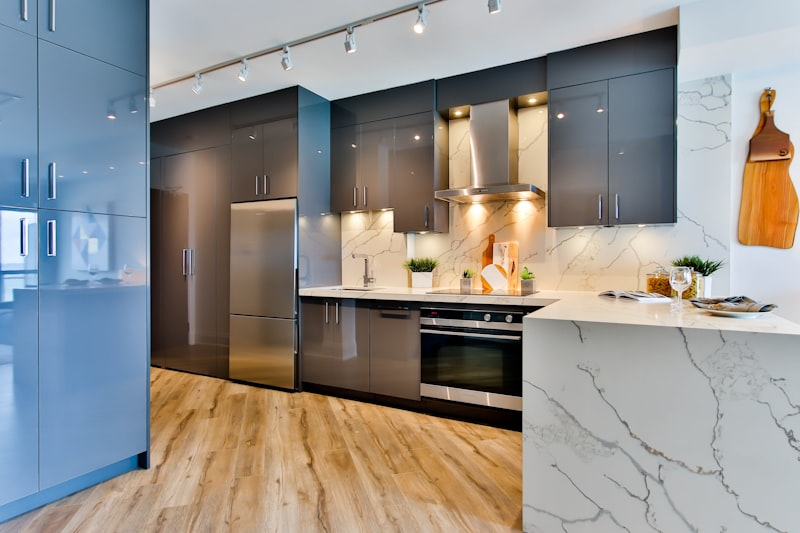
#> input picture scratch/unsplash_clay_test/clay_mod_1.jpg, 800 x 533 px, found by its file name
$ python save_clean_clay_mod.py
#> lines starting #> are read from the running program, lines starting #| are printed output that depends on the picture
from PIL import Image, ImageEnhance
import os

im = Image.open('scratch/unsplash_clay_test/clay_mod_1.jpg').convert('RGB')
#> im is the input picture: PIL image 800x533 RGB; mean R, G, B 148.1, 144.8, 140.6
w, h = im.size
#> w = 800; h = 533
target_ratio = 4/3
if w / h > target_ratio:
    new_w = int(h * target_ratio)
#> new_w = 710
    offset = (w - new_w) // 2
#> offset = 45
    im = im.crop((offset, 0, offset + new_w, h))
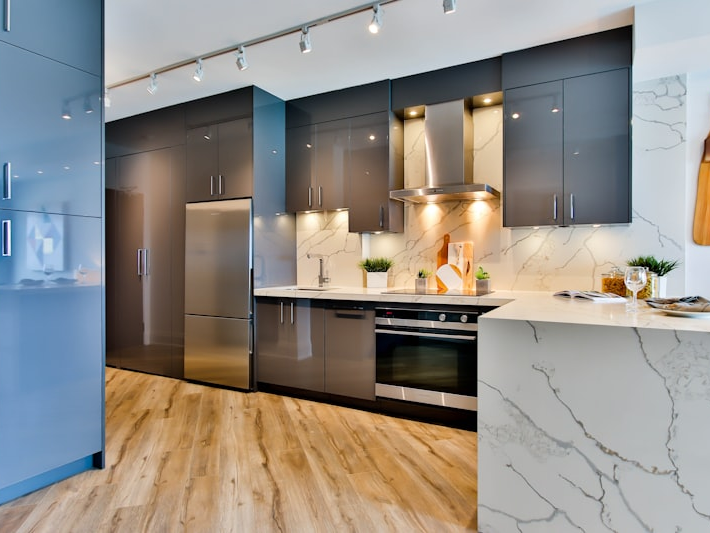
#> im: PIL image 710x533 RGB; mean R, G, B 147, 141.7, 135.4
else:
    new_h = int(w / target_ratio)
    offset = (h - new_h) // 2
    im = im.crop((0, offset, w, offset + new_h))

im = im.resize((800, 600), Image.LANCZOS)
#> im: PIL image 800x600 RGB
dest = 'images/product-modeling-clay-pack.jpg'
im.save(dest, 'JPEG', quality=95)
print(f"Saved {dest}: {im.size} ({os.path.getsize(dest)} bytes)")
#| Saved images/product-modeling-clay-pack.jpg: (800, 600) (125494 bytes)

$ run again, with scratch/unsplash_clay_test/art_materials.jpg copied over scratch/unsplash_clay_test/clay_mod_1.jpg
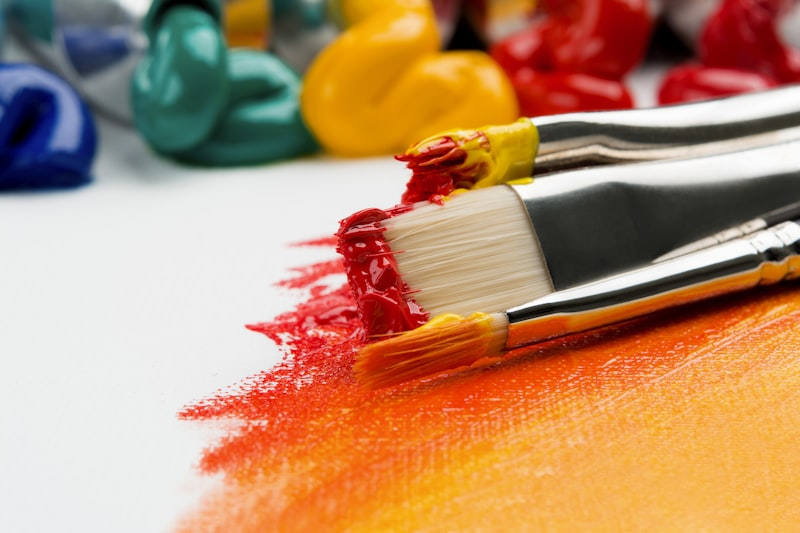
#> input picture scratch/unsplash_clay_test/art_materials.jpg, 800 x 533 px, found by its file name
#> im is the input picture: PIL image 800x533 RGB; mean R, G, B 186.3, 142, 108.5
#> `im = im.crop((offset, 0, offset + new_w, h))`:
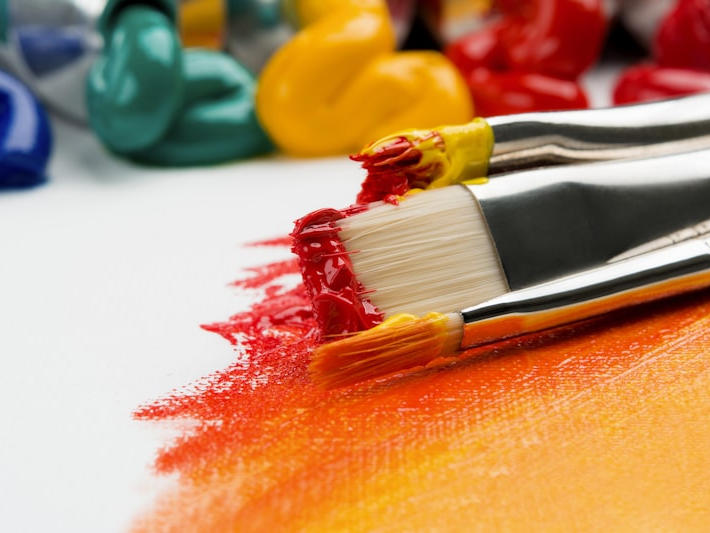
#> im: PIL image 710x533 RGB; mean R, G, B 187.5, 140.4, 104.5
#| Saved images/product-modeling-clay-pack.jpg: (800, 600) (126923 bytes)

$ run again, with scratch/unsplash_clay_test/clay_hand_1.jpg copied over scratch/unsplash_clay_test/clay_mod_1.jpg
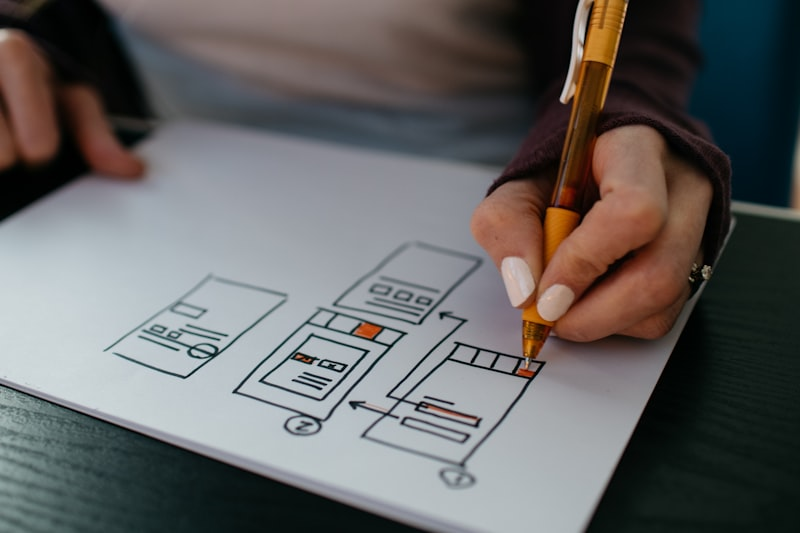
#> input picture scratch/unsplash_clay_test/clay_hand_1.jpg, 800 x 533 px, found by its file name
#> im is the input picture: PIL image 800x533 RGB; mean R, G, B 101.5, 100.3, 99.6
#> `im = im.crop((offset, 0, offset + new_w, h))`:
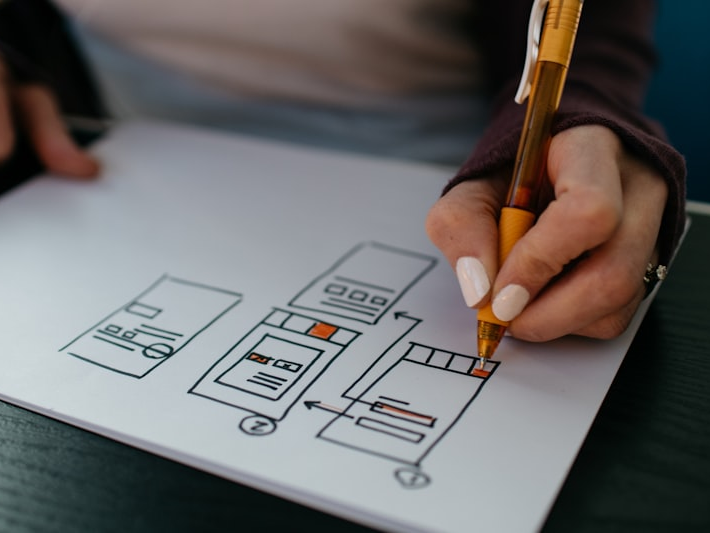
#> im: PIL image 710x533 RGB; mean R, G, B 105.6, 103.4, 102.9
#| Saved images/product-modeling-clay-pack.jpg: (800, 600) (91602 bytes)

$ run again, with scratch/unsplash_clay_test/palette_clay.jpg copied over scratch/unsplash_clay_test/clay_mod_1.jpg
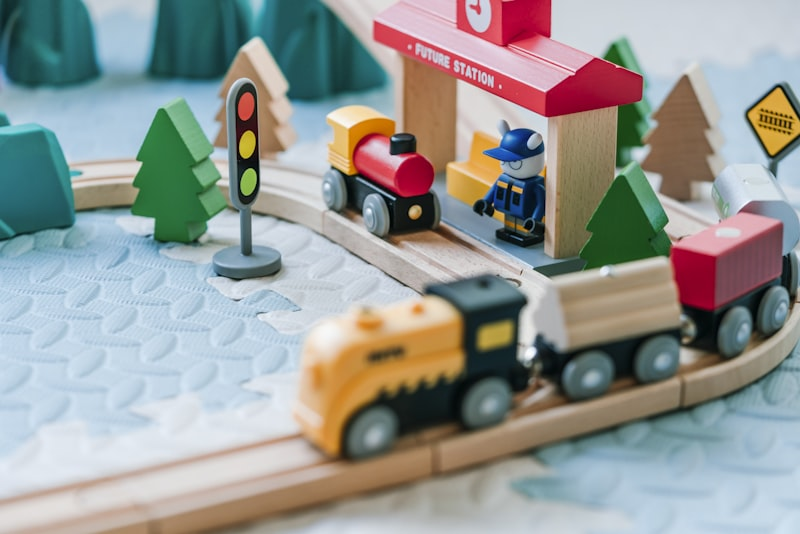
#> input picture scratch/unsplash_clay_test/palette_clay.jpg, 800 x 534 px, found by its file name
#> im is the input picture: PIL image 800x534 RGB; mean R, G, B 150, 152.6, 149.5
#> `im = im.crop((offset, 0, offset + new_w, h))`:
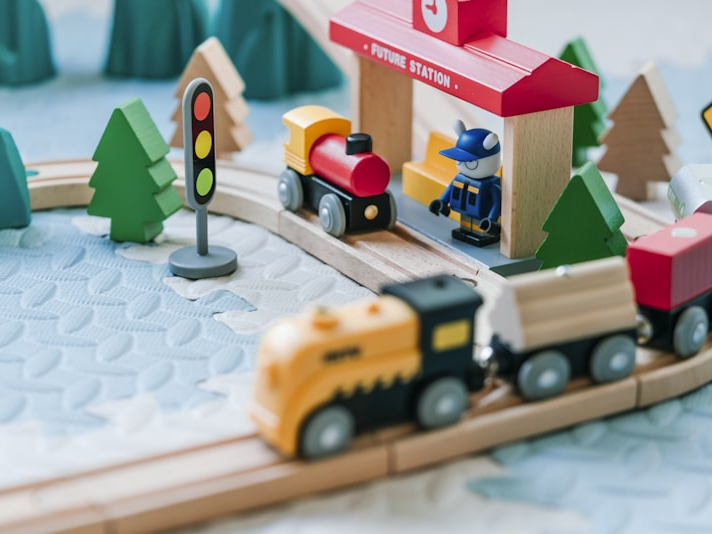
#> im: PIL image 712x534 RGB; mean R, G, B 150.8, 151.2, 147
#| Saved images/product-modeling-clay-pack.jpg: (800, 600) (122976 bytes)
